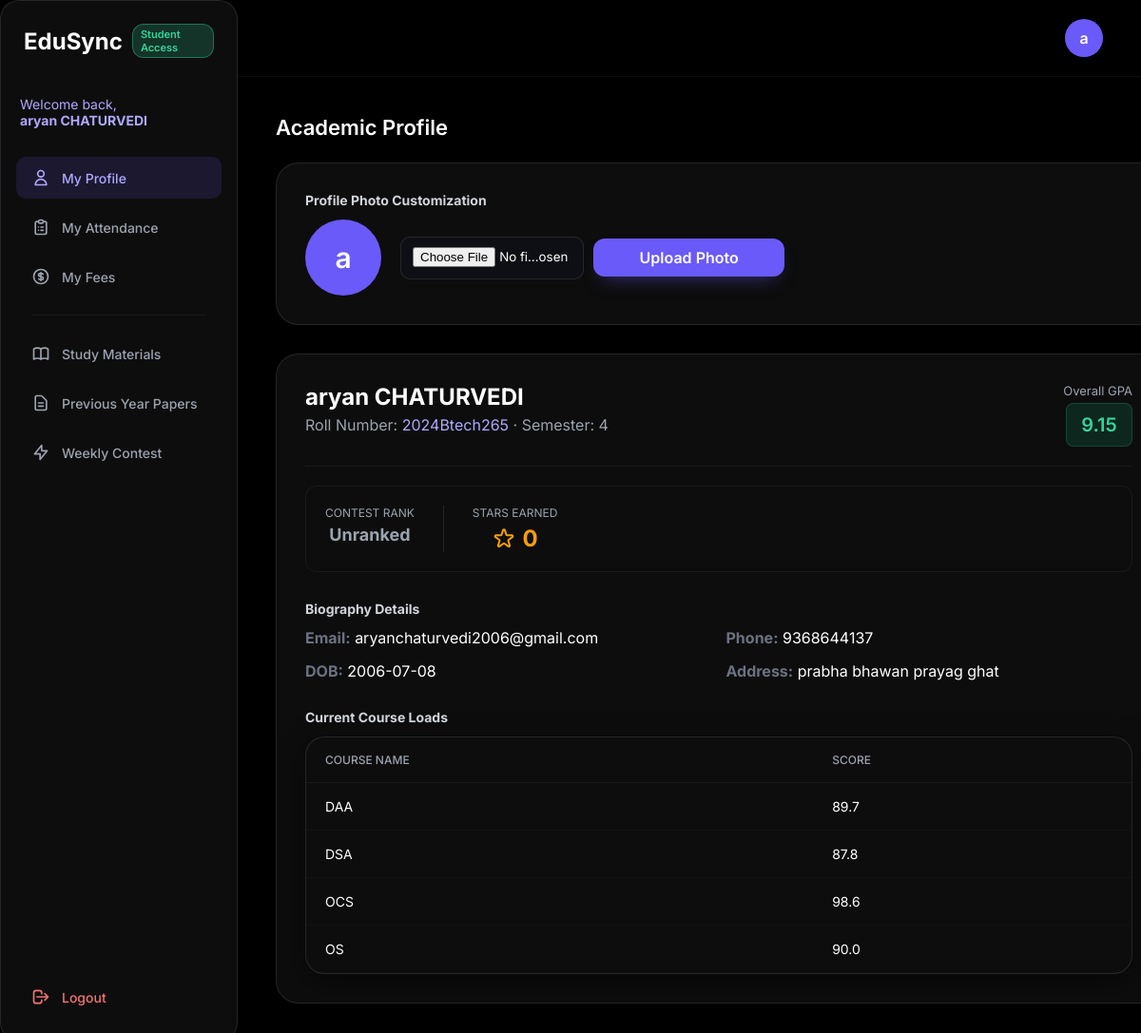
The page /student_dashboard (signed in) on the database as committed earlier.
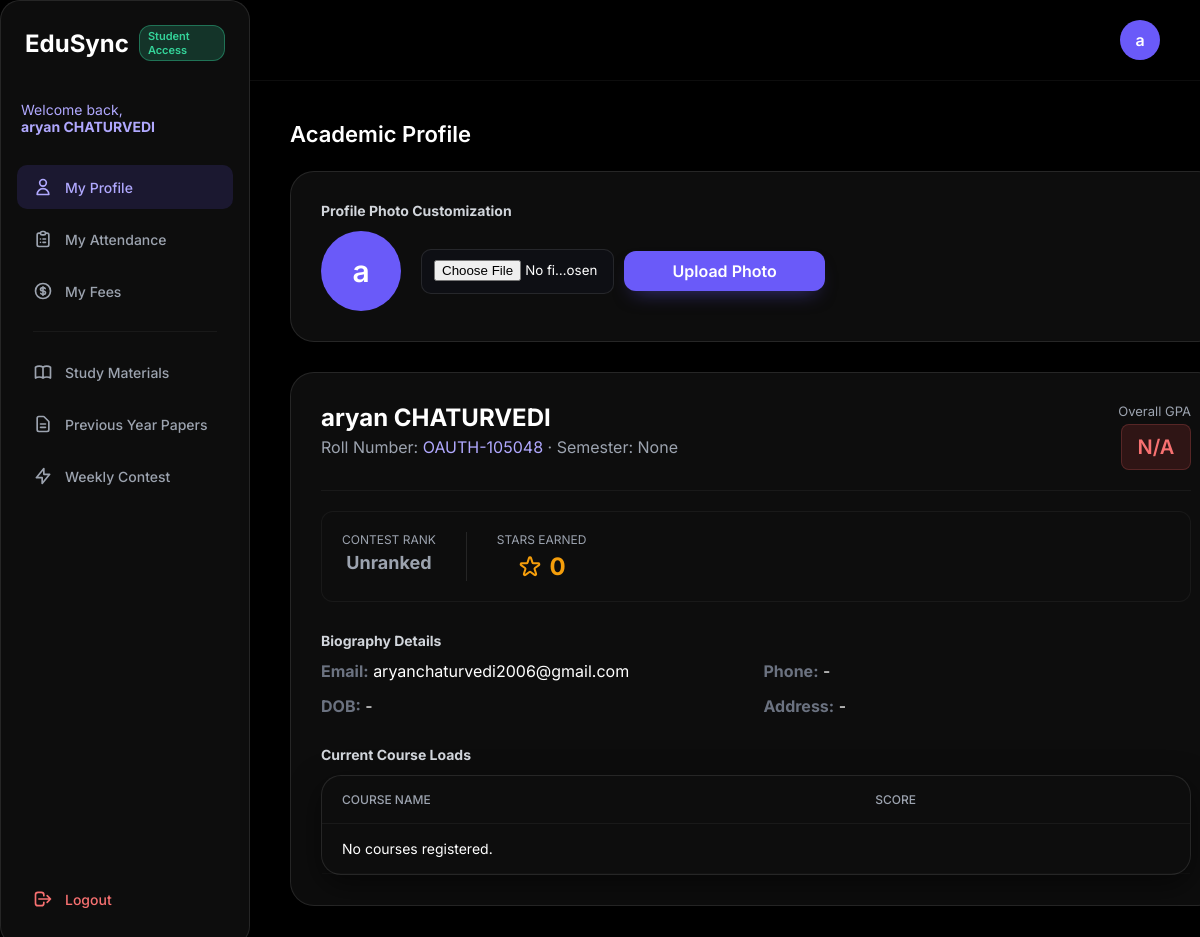
The same page on the database as committed later.
### tables this page shows
CREATE TABLE students (
            id INTEGER PRIMARY KEY AUTOINCREMENT,
            name TEXT,
            roll TEXT,
            age INTEGER,
            dob TEXT,
            gender TEXT,
            address TEXT,
            phone TEXT,
            email TEXT,
            semester TEXT,
            gpa REAL,
            attendance TEXT,
            extra_activities TEXT,
            sports_achievements TEXT,
            courses TEXT
        , password TEXT DEFAULT 'student123', profile_pic TEXT DEFAULT '');

### app.py (the view, shortened to what this page needs)
@app.route('/student_dashboard')
def student_dashboard():
    if 'user' not in session or session.get('role') != 'student':
        return redirect(url_for('login'))
    student_id = session['student_id']
    conn = sqlite3.connect('students.db')
    cursor = conn.cursor()
    cursor.execute("SELECT * FROM students WHERE id=?", (student_id,))
    student = cursor.fetchone()
    courses = json.loads(student[14]) if student[14] else []
    cursor.execute("SELECT * FROM fees WHERE student_id=?", (student_id,))
    fee_record = cursor.fetchone()
    cursor.execute("SELECT * FROM transactions WHERE student_id=? ORDER BY date DESC", (student_id,))
    txs = cursor.fetchall()
    cursor.execute("SELECT * FROM documents WHERE student_id=? AND file_type='Assignment Submission' ORDER BY uploaded_at DESC", (student_id,))
    assignments = cursor.fetchall()
    cursor.execute("SELECT * FROM documents WHERE student_id IS NULL AND file_type != 'Assignment Submission' AND is_pyq=0 ORDER BY uploaded_at DESC")
    study_materials = cursor.fetchall()
    cursor.execute("SELECT * FROM documents WHERE is_pyq=1 ORDER BY uploaded_at DESC")
    pyqs = cursor.fetchall()
    cursor.execute("SELECT * FROM assignment_tasks ORDER BY due_date ASC")
    all_tasks = cursor.fetchall()
    cursor.execute('''
        SELECT q.id, q.title, q.due_date, q.duration_minutes, a.start_time, a.submit_time, a.score
        FROM quizzes q
        LEFT JOIN quiz_attempts a ON q.id = a.quiz_id AND a.student_id = ?
        ORDER BY q.due_date ASC
    ''', (student_id,))
    active_quizzes = cursor.fetchall()
    cursor.execute("SELECT * FROM live_classes ORDER BY created_at DESC")
    live_classes = cursor.fetchall()
    alerts = generate_notifications(student_id)
    task_dashboard = []
    now = datetime.now()
    conn.close()
    return render_template('student_portal.html', student=student, courses=courses, fee_record=fee_record, transactions=txs, assignments=assignments, study_materials=study_materials, pyqs=pyqs, task_dashboard=task_dashboard, active_quizzes=active_quizzes, notifications=alerts, live_classes=live_classes)

### templates/student_portal.html (shortened to what the changed rows need)
<!DOCTYPE html>
<html lang="en">
<head>
    <link rel="stylesheet" href="{{ url_for('static', filename='style.css') }}">
</head>
<body class="dashboard-body">
    <div class="dashboard-layout">
        <aside class="sidebar glass-panel-dark">
            <div class="brand">
                <h2>EduSync</h2>
            </div>
            <div style="padding: 10px 20px; color: #b0a8fe; font-size: 14px; margin-bottom: 20px;">
                Welcome back, <br><b>{{ student[1] }}</b>
            </div>
        </aside>
        <main class="main-content">
            <header class="topbar" style="justify-content: flex-end; align-items:center;">
                <div class="user-profile">
                    {% if student|length > 16 and student[16] and student[16] != '' %}
                    <img src="{{ url_for('static', filename=student[16]) }}" style="width: 40px; height: 40px; border-radius: 50%; object-fit: cover; border: 2px solid #b0a8fe;">
                    {% else %}
                    <div class="avatar">{{ student[1][0] }}</div>
                    {% endif %}
                </div>
            </header>
            <div class="content-wrapper">
                <div id="profile-tab" class="tab-content active">
                    <div class="glass-panel form-panel" style="max-width: 900px; padding: 30px; margin-bottom: 30px;">
                        <div style="display:flex; align-items: center; gap: 20px;">
                            {% if student|length > 16 and student[16] and student[16] != '' %}
                            <img src="{{ url_for('static', filename=student[16]) }}" style="width: 80px; height: 80px; border-radius: 50%; object-fit: cover; border: 3px solid #b0a8fe;">
                            {% else %}
                            <div class="avatar" style="width: 80px; height: 80px; font-size: 30px;">{{ student[1][0] }}</div>
                            {% endif %}
                            <form method="POST" action="/upload_profile_pic" enctype="multipart/form-data" style="display:flex; gap:10px; align-items:center;">
                                <input type="file" name="photo" accept="image/*" class="glass-input" required style="padding-top: 10px; max-width: 250px;">
                                <button type="submit" class="premium-btn" style="padding: 10px 20px;">Upload Photo</button>
                            </form>
                        </div>
                    </div>
                    <div class="glass-panel form-panel" style="max-width: 900px; padding: 30px;">
                        <div
                            style="display: flex; gap: 20px; border-bottom: 1px solid rgba(255,255,255,0.05); padding-bottom: 20px; margin-bottom: 20px;">
                            <div>
                                <h2 style="margin:0; font-size: 24px; color: #fff;">{{ student[1] }}</h2>
                                <p style="margin:5px 0 0 0; color: #9ca3af;">Roll Number: <span
                                        style="color:#b0a8fe;">{{ student[2] }}</span> &middot; Semester: {{ student[9]
                                    }}</p>
                            </div>
                            <div style="margin-left: auto; text-align: right;">
                                <p style="margin:0; font-size: 13px; color: #9ca3af;">Overall GPA</p>
                                {% set gpa = student[10] if student[10] is not none else 0.0 %}
                                <div class="gpa-score {% if gpa >= 8.0 %}high{% elif gpa >= 6.0 %}medium{% else %}low{% endif %}"
                                    style="display:inline-flex; font-size: 20px; padding: 6px 12px; margin-top: 5px;">
                                    {{ student[10] if student[10] is not none else 'N/A' }}
                                </div>
                            </div>
                        </div>
                        <div style="display: flex; gap: 30px; margin-bottom: 30px; padding: 20px; background: #0d0d0d; border-radius: 12px; border: 1px solid rgba(255,255,255,0.05);">
                            <div style="text-align:center;">
                                <div style="font-size: 18px; font-weight: 700; color: #ffd700; margin-top: 5px; display: flex; align-items: center; justify-content: center; gap: 6px;">
                                    {% if student[18] == 'Platinum' %}
                                    <svg width="18" height="18" fill="none" stroke="#e5e4e2" viewBox="0 0 24 24"><path stroke-linecap="round" stroke-linejoin="round" stroke-width="2" d="M9 12l2 2 4-4M7.835 4.697a3.42 3.42 0 001.946-.806 3.42 3.42 0 014.438 0 3.42 3.42 0 001.946.806 3.42 3.42 0 013.138 3.138 3.42 3.42 0 00.806 1.946 3.42 3.42 0 010 4.438 3.42 3.42 0 00-.806 1.946 3.42 3.42 0 01-3.138 3.138 3.42 3.42 0 00-1.946.806 3.42 3.42 0 01-4.438 0 3.42 3.42 0 00-1.946-.806 3.42 3.42 0 01-3.138-3.138 3.42 3.42 0 00-.806-1.946 3.42 3.42 0 010-4.438 3.42 3.42 0 00.806-1.946 3.42 3.42 0 013.138-3.138z"></path></svg>
                                    <span style="color: #e5e4e2;">PLATINUM</span>
                                    {% elif student[18] == 'Silver' %}
                                    <svg width="18" height="18" fill="none" stroke="#c0c0c0" viewBox="0 0 24 24"><path stroke-linecap="round" stroke-linejoin="round" stroke-width="2" d="M12 8l-6 6 6 6 6-6-6-6z"></path></svg>
                                    <span style="color: #c0c0c0;">SILVER</span>
                                    {% else %}
                                    <span style="color: #9ca3af;">{{ student[18] or 'Unranked' }}</span>
                                    {% endif %}
                                </div>
                            </div>
                            <div style="text-align:center; border-left: 1px solid rgba(255,255,255,0.1); padding-left: 30px;">
                                <p style="margin:0; font-size: 12px; color: #9ca3af; text-transform: uppercase;">Stars Earned</p>
                                <div style="font-size: 24px; font-weight: 700; color: #f59e0b; margin-top: 5px; display: flex; align-items: center; justify-content: center; gap: 8px;">
                                    {{ student[17] or 0 }}
                                </div>
                            </div>
                        </div>
                        <div style="display: grid; grid-template-columns: 1fr 1fr; gap: 15px; margin-bottom: 30px;">
                            <div><strong style="color:#6b7280;">Email:</strong> {{ student[8] or '-' }}</div>
                            <div><strong style="color:#6b7280;">Phone:</strong> {{ student[7] or '-' }}</div>
                            <div><strong style="color:#6b7280;">DOB:</strong> {{ student[4] or '-' }}</div>
                            <div><strong style="color:#6b7280;">Address:</strong> {{ student[6] or '-' }}</div>
                        </div>
                        <div class="table-container glass-panel-dark">
                            <table class="premium-table">
                                <thead>
                                    <tr>
                                        <th>Course Name</th>
                                        <th>Score</th>
                                    </tr>
                                </thead>
                                <tbody>
                                    {% if courses %}
                                    {% for course in courses %}
                                    <tr>
                                        <td>{{ course[0] }}</td>
                                        <td>{{ course[1] }}</td>
                                    </tr>
                                    {% endfor %}
                                    {% else %}
                                    <tr>
                                        <td colspan="2">No courses registered.</td>
                                    </tr>
                                    {% endif %}
                                </tbody>
                            </table>
                        </div>
                    </div>
                </div>
            </div>
        </main>
    </div>
</body>
</html>

Rows that differ between the two databases and show on the page:
changed students "aryan CHATURVEDI": roll "2024Btech265" → "OAUTH-105048"; semester "4" → (not shown); gpa "9.15" → (not shown); phone "9368644137" → (not shown); dob "2006-07-08" → (not shown); address "prabha bhawan prayag ghat" → (not shown)
Other text that changed with them:
{{ student[9] }}: (not shown) → "None"
{{ student[10] if student[10] is not none else 'N/A' }}: (not shown) → "N/A"
{{ student[7] or '-' }}: (not shown) → "-"
{{ student[4] or '-' }}: (not shown) → "-"
{{ student[6] or '-' }}: (not shown) → "-"
text now shown: "No courses registered."
list line gone: "DAA 89.7"
list line gone: "DSA 87.8"
list line gone: "OCS 98.6"
list line gone: "OS 90.0"
